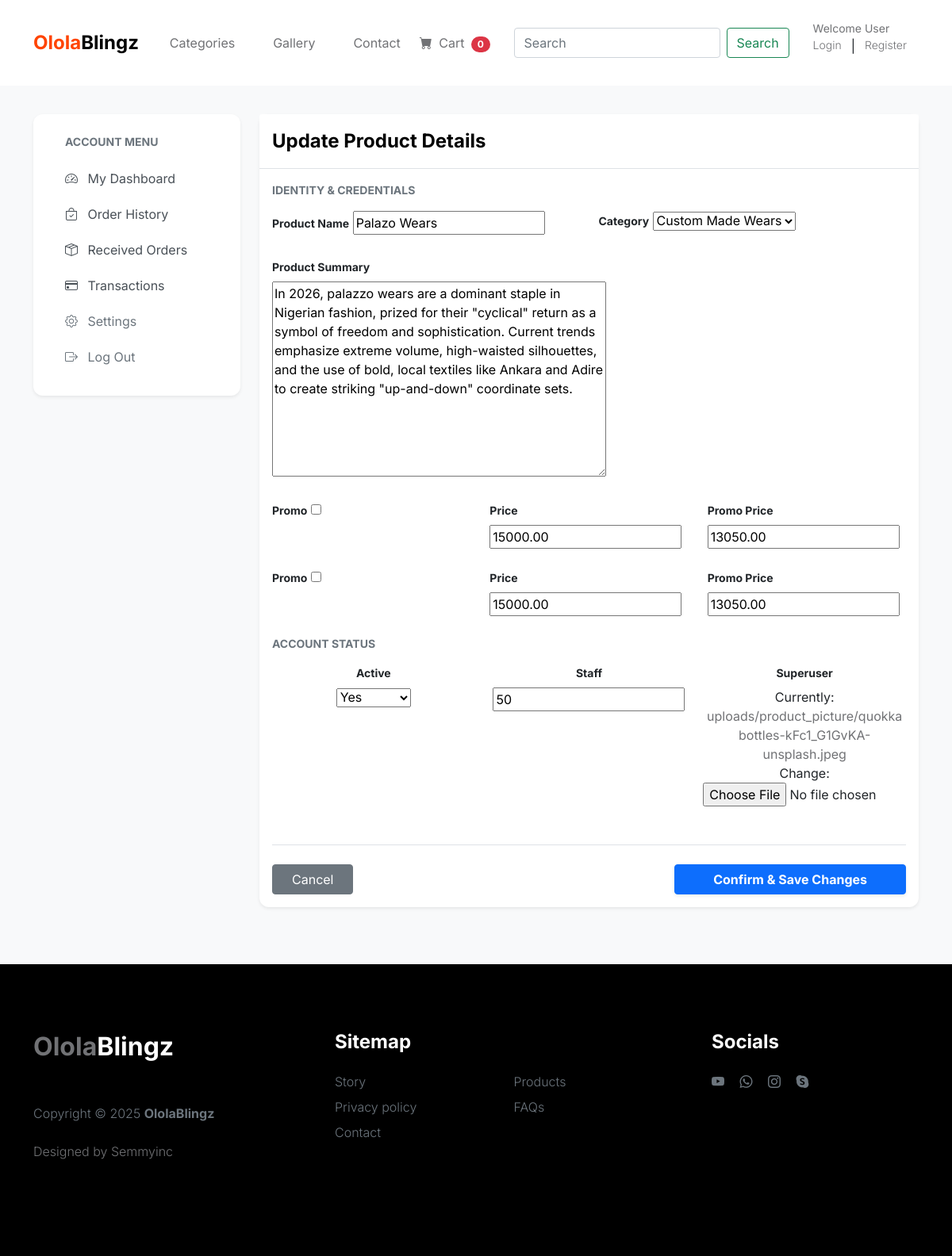
/dashboard/dashboard_edit_product/palazo-wears/, run on the app's committed database.
### product/models.py (models this page shows, shortened)
class Product(models.Model):
    product_name = models.CharField(max_length=50)
    slug = models.SlugField()
    category = models.ForeignKey(Category, on_delete=models.CASCADE, null=True, blank=True)
    description = models.TextField()
    promo = models.BooleanField(default=False)
    price = models.DecimalField(max_digits=7, decimal_places=2)
    promo_price = models.DecimalField(max_digits=7, decimal_places=2)
    image = models.ImageField(upload_to='uploads/product_picture', default='default.jpg')
    available = models.BooleanField(default=True, blank=True, null=True)
    created_at = models.DateTimeField(auto_now_add=True, blank=True, null=True)
    modified_at = models.DateTimeField(auto_now=True, blank=True, null=True)
    stock_level = models.IntegerField(blank=True, null=True)

### dashboard/views.py (the view, shortened to what this page needs)
# urls.py: path('dashboard_edit_product/<slug:slug>/', views.dashboard_edit_product, name='dashboard_edit_product'),
def dashboard_edit_product(request, slug):
    product = get_object_or_404(Product, slug=slug)
    form = ProductForm(instance=product)
    context = {'form':form}
    return render(request, 'dashboard/dashboard_edit_product.html', context)

### dashboard/forms.py
class ProductForm(forms.ModelForm):
    class Meta:
        model = Product
        fields = '__all__'

### cart/context_processors.py (called while the page is built)
def cart_counter(request):
    cart_count = 0
    if 'admin' in request.path:
        return {}
    else:
        try:
            if request.user.is_authenticated:
                cart_items = CartItem.objects.all().filter(user=request.user)
            else:
                cart = Cart.objects.filter(cart_id=_cart_id(request))
                cart_items = CartItem.objects.all().filter(cart=cart[:1])
            for cart_item in cart_items:
                cart_count += cart_item.quantity
        except Cart.DoesNotExist:
            cart_count = 0
    return dict(cart_count=cart_count)

### cart/views.py (called while the page is built)
def _cart_id(request):
    cart = request.session.session_key
    if not cart:
        cart = request.session.create()
    return cart

### product/context_processors.py (called while the page is built)
def category_menu_links(request):
    links = Category.objects.all()
    return {'links':links}

### product/models.py (called while the page is built)
    def __str__(self):
        return self.category_name

    def get_slug_url(self):
        return reverse('products_by_category', args=[self.slug])

### templates/dashboard/dashboard_edit_product.html (shortened to what this page needs)
{% extends 'base.html' %}
{% block content %}
<br><br><br><br>
<link rel="stylesheet" href="https://cdn.jsdelivr.net">
<section class="section-content padding-y-sm bg-light-soft min-vh-100">
    <div class="container py-5">
        <div class="row">
             {% include 'dashboard/sidebar.html' %}
            <main class="col-lg-9">
                <div class="card shadow-sm mb-4">
                    <div class="card-header bg-white py-3 border-bottom-0">
                        <div class="d-flex justify-content-between align-items-center">
                            <h5 class="mb-0 fw-bold">Update Product Details</h5>
                        </div>
                    </div>
                    <div class="card-body border-top">
                        <form method="POST" enctype="multipart/form-data">
                        <h6 class="text-uppercase fw-bold text-muted small mb-3">Identity & Credentials</h6>
                        <div class="row mb-4">
                            <div class="col-md-6">
                                <label class="form-label small fw-bold">Product Name</label>
                                {{ form.product_name }}
                            </div>
                            <div class="col-md-6">
                                <label class="form-label small fw-bold">Category</label>
                                {{ form.category }}
                            </div>
                        </div>
                        <div class="row mb-4">
                            <div class="col-md-6">
                                <label class="form-label small fw-bold">Product Summary</label>
                                {{ form.description }}
                            </div>
                        </div>
                        <div class="row mb-4">
                            <div class="col-md-4">
                                <label class="form-label small fw-bold">Promo</label>
                                {{ form.promo }}
                            </div>
                            <div class="col-md-4">
                                <label class="form-label small fw-bold">Price</label>
                                {{ form.price }}
                            </div>
                            <div class="col-md-4">
                                <label class="form-label small fw-bold">Promo Price</label>
                                {{ form.promo_price }}
                            </div>
                        </div>
                        <div class="row mb-4">
                            <div class="col-md-4">
                                <label class="form-label small fw-bold">Promo</label>
                                {{ form.promo }}
                            </div>
                            <div class="col-md-4">
                                <label class="form-label small fw-bold">Price</label>
                                {{ form.price }}
                            </div>
                            <div class="col-md-4">
                                <label class="form-label small fw-bold">Promo Price</label>
                                {{ form.promo_price }}
                            </div>
                        </div>
                        <h6 class="text-uppercase fw-bold text-muted small mb-3">Account Status</h6>
                        <div class="row mb-5 g-3">
                            <div class="col-md-4">
                                <div class="permission-box text-center">
                                    <label class="d-block small fw-bold mb-2">Active</label>
                                    {{ form.available }}
                                </div>
                            </div>
                            <div class="col-md-4">
                                <div class="permission-box text-center">
                                    <label class="d-block small fw-bold mb-2">Staff</label>
                                    {{ form.stock_level }}
                                </div>
                            </div>
                            <div class="col-md-4">
                                <div class="permission-box text-center">
                                    <label class="d-block small fw-bold mb-2">Superuser</label>
                                    {{ form.image }}
                                </div>
                            </div>
                        </div>
                        <div class="d-flex justify-content-between pt-4 border-top">
                            <a href="{% url 'dashboard_users' %}" class="btn btn-secondary px-4 me-3">Cancel</a>
                            <button type="submit" class="btn btn-primary px-5 fw-bold shadow-sm">Confirm & Save Changes</button>
                        </div>
                    </form>
                    </div>
                </div>
            </main>
        </div>
    </div>
</section>
{% endblock %}

### static/css/tooplate-little-fashion.css (style rules this page uses)
:root { --white-color: #FFFFFF; --primary-color: #FF4400; --section-bg-color: #f0f8ff; --dark-color: #000000; --grey-color: #d0d1d1; --p-color: #717275; --body-font-family: 'Inter', sans-serif; --h5-font-size: 24px; --p-font-size: 20px; --copyright-text-font-size: 16px; --product-link-font-size: 14px; --custom-link-font-size: 12px; --font-weight-thin: 100; --font-weight-light: 300; --font-weight-normal: 400; --font-weight-bold: 700; --font-weight-black: 900; }
body, html { height: 100%; }
html { scroll-behavior: smooth; }
body { background: var(--white-color); font-family: var(--body-font-family); position: relative; }
h2, h3, h4, h5, h6 { color: var(--dark-color); line-height: inherit; }
h1, h2, h3, h4, h5, h6 { font-weight: var(--font-weight-bold); }
h5 { font-size: 24px; }
h6 { font-size: 20px; }
a, button { touch-action: manipulation; transition: all 0.3s; }
a { color: var(--p-color); text-decoration: none; }
section { content-visibility: auto; contain-intrinsic-size: 700px; }

### templates/dashboard/dashboard_edit_product.html (style rules this page uses)
.bg-light-soft { background-color: #f8f9fa; }
.card { border: none; border-radius: 12px; transition: transform 0.2s; }

### data on the page
Product: product_name "Palazo Wears", category "Custom Made Wears", description "In 2026, palazzo wears are a dominant staple in Nigerian fashion, prized for their \"cyclical\" return as a symbol of freedom and sophistication. Current trends emphasize extreme volume, high-waisted silhouettes, and the use of bold, local textiles like Ankara and Adire to create striking \"up-and-down\" coordinate sets.", price "15000.00", promo_price "13050.00", available "Yes", stock_level "50"

### other printed values
{{ cart_count }} "0"
